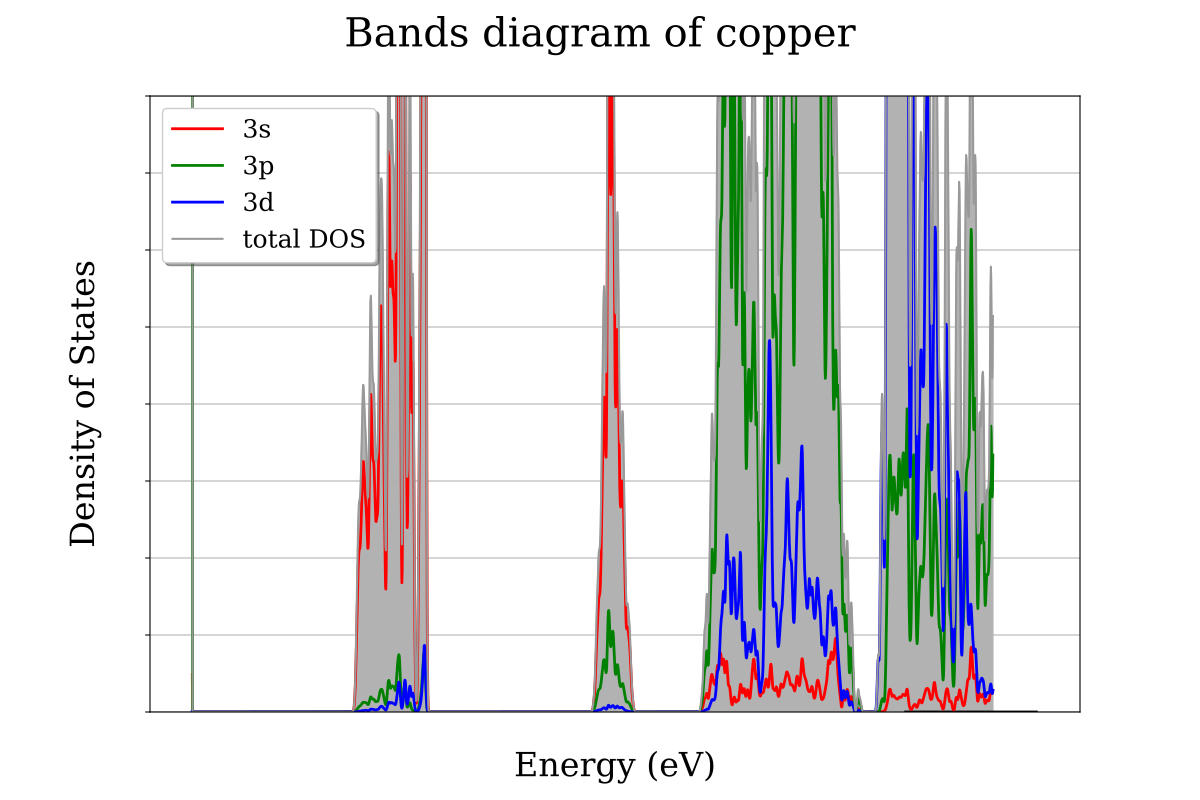

The script that drew this image:
# -*- coding=utf-8 -*-

import sys
import numpy as np

import matplotlib.pyplot as plt
from matplotlib.collections import LineCollection
from matplotlib.gridspec import GridSpec

from pymatgen.io.vasp.outputs import Vasprun
from pymatgen.electronic_structure.core import Spin, OrbitalType


if __name__ == "__main__":
    # read data
    # ---------

    # density of states
    dosrun = Vasprun("./DOS/vasprun.xml")
    spd_dos = dosrun.complete_dos.get_spd_dos()

    # set up matplotlib plot
    # ----------------------

    # general options for plot
    font = {'family': 'serif', 'size': 24}
    plt.rc('font', **font)

    # set up 2 graph with aspec ration 2/1
    # plot 1: bands diagram
    # plot 2: Density of States
    #gs = GridSpec(1, 2, width_ratios=[2, 1])
    gs = GridSpec(1, 1)
#    fig = plt.figure(figsize=(11.69, 8.27))
    fig = plt.figure(figsize=(12, 8))
    fig.suptitle("Bands diagram of copper")
#    ax1 = plt.subplot(gs[0])
    ax2 = plt.subplot(gs[0])  # , sharey=ax1)

    # set ylim for the plot
    # ---------------------
    emin = -40.
    emax = 40.
#    ax1.set_ylim(emin, emax)
    ax2.set_ylim(emin, emax)

    # Band Diagram
    # ------------
    name = "Cu"

    # Density of states
    # ----------------

    ax2.set_xticks([])
    ax2.set_yticklabels([])
    ax2.grid()
    ax2.set_ylim(1e-4, 20)
    ax2.set_xticklabels([])
    ax2.hlines(y=0, xmin=0, xmax=5, color="k", lw=2)
    ax2.set_ylabel("Density of States", labelpad=28)
    ax2.set_xlabel("Energy (eV)", labelpad=28)

    # spd contribution
    ax2.plot(dosrun.tdos.energies - dosrun.efermi,
             spd_dos[OrbitalType.s].densities[Spin.up],
             "r-", label="3s", lw=2)
    ax2.plot(dosrun.tdos.energies - dosrun.efermi,
             spd_dos[OrbitalType.p].densities[Spin.up],
             "g-", label="3p", lw=2)
    ax2.plot(dosrun.tdos.energies - dosrun.efermi,
             spd_dos[OrbitalType.d].densities[Spin.up],
             "b-", label="3d", lw=2)

    # total dos
    ax2.fill_between(dosrun.tdos.energies - dosrun.efermi,
                     dosrun.tdos.densities[Spin.up],
                     0,
                     color=(0.7, 0.7, 0.7),
                     facecolor=(0.7, 0.7, 0.7))

    ax2.plot(dosrun.tdos.energies - dosrun.efermi,
             dosrun.tdos.densities[Spin.up],
             color=(0.6, 0.6, 0.6),
             label="total DOS")

    # plot format style
    # -----------------
    ax2.legend(fancybox=True, shadow=True, prop={'size': 18})
    plt.subplots_adjust(wspace=0)

    # plt.show()
#    plt.tight_layout()
    plt.savefig(sys.argv[0].strip(".py") + ".pdf", format="pdf")
